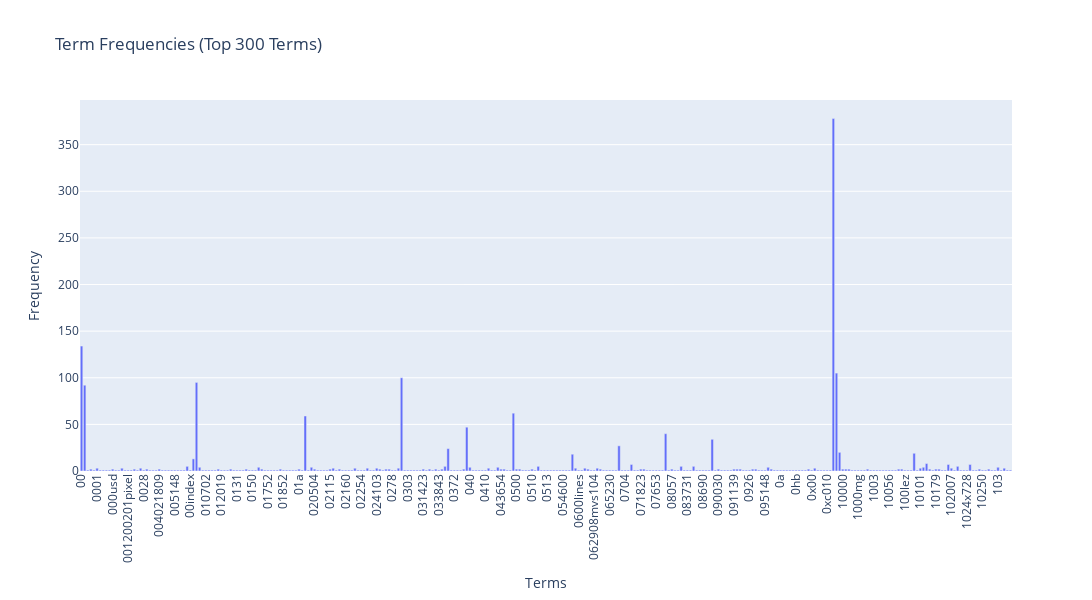

Notebook cell for this chart:
### Markdown cell above
### >>> **Exercise 12 (take home):**
If you want a nicer interactive visualization here, I would encourage you try to install and use plotly to achieve this.

### Code cell
# Answer here

import plotly.graph_objects as go

# 聚合屬性 (這裡僅選擇前 300 個詞頻作為範例)
words = count_vect.get_feature_names_out()[:300]
frequencies = term_frequencies[:300]

# 使用 Plotly 繪製條形圖
fig = go.Figure(data=[
    go.Bar(x=words, y=frequencies)
])

# 設定圖形屬性
fig.update_layout(
    title="Term Frequencies (Top 300 Terms)",
    xaxis_title="Terms",
    yaxis_title="Frequency",
    xaxis_tickangle=-90,
    width=1200,  # 調整圖寬以更好地顯示詞語
    height=600
)

# 顯示圖形
fig.show()

### Figure 1 — Plotly figure (JSON) as saved in the notebook; plotly's stock layout.template omitted (floating-point values rounded to 4 significant figures; data arrays with more than 128 entries replaced by an {"elided": "..."} marker saying what was removed)
{"data": [{"type": "bar", "x": {"elided": "300 str values"}, "y": {"elided": "300 int values"}}], "layout": {"height": 600, "title": {"text": "Term Frequencies (Top 300 Terms)"}, "width": 1200, "xaxis": {"tickangle": -90, "title": {"text": "Terms"}}, "yaxis": {"title": {"text": "Frequency"}}}}
